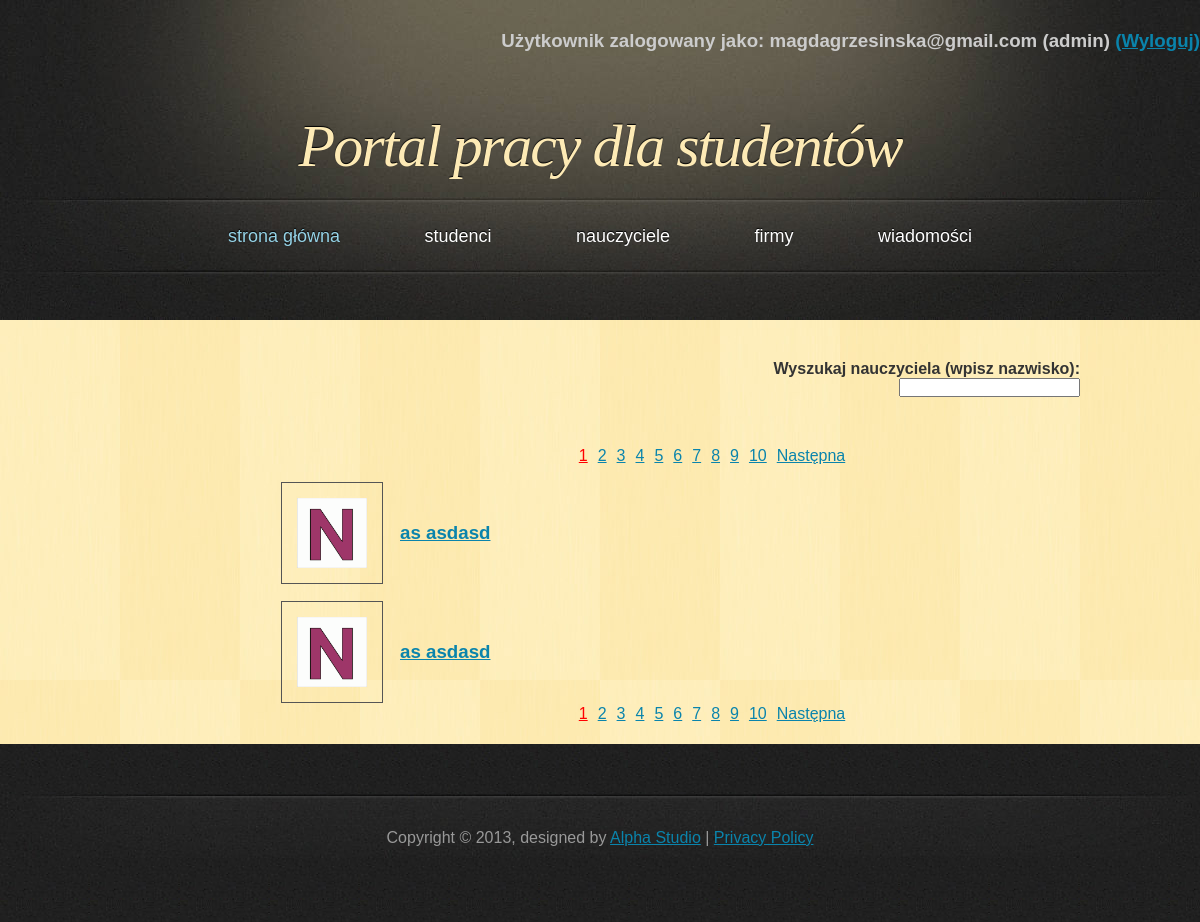
The page /PortalPracy/php/list_teacher.php (signed in) on the database its author committed.
### tables this page shows
CREATE TABLE IF NOT EXISTS `teacher` (
  `teacher_id` int(11) NOT NULL AUTO_INCREMENT,
  `name` varchar(45) NOT NULL,
  `last_name` varchar(45) NOT NULL,
  `academic_degree` varchar(45) NOT NULL,
  `telephone` int(11) NOT NULL,
  `e_mail` varchar(50) NOT NULL,
  `password` varchar(100) NOT NULL,
  `active` tinyint(1) NOT NULL,
  `account_creation_date` date NOT NULL,
  PRIMARY KEY (`teacher_id`)
);

### PortalPracy/php/classDatabase.php (called while the page is built, shortened)
<?php
class Database {
    private $db;
    function __construct() {
        $this->server = 'localhost';
        $this->user = 'root';
        $this->password = '';
        $this->basename = 'data_base';
        $this->db = new mysqli($this->server, $this->user, $this->password, $this->basename);
        if ($this->db->connect_error) {
            die('Blad polaczenia z baza danych (' . $this->db->connect_errno . ') ' . $this->db->connect_error);
        } else {
            $this->db->query("SET NAMES 'utf8'");
        }
    }
    function get_teacher_list($start, $onpage) {
        if ($result = $this->db->query("SELECT * FROM `teacher` ORDER BY `last_name` LIMIT $start, $onpage")) {
            return $result;
        }
    }
    function get_teacher_number() {
        if ($result = $this->db->query("SELECT * FROM `teacher`")) {
            $all = $result->num_rows;
        }
        return $all;
    }
}

### PortalPracy/php/list_teacher.php (the view, shortened to what this page needs)
<!DOCTYPE html>
<html>
    <head>
        <link href="../css/style.css" rel="stylesheet" type="text/css" />
    </head>
    <body>
        <div id="header">
            <?php
            include_once 'classPage.php';
            $page = new Page;
            $page->dologinfo();
            ?>
            <h1><a href="index.php">Portal pracy dla studentów</a></h1>
        </div>
        <?php
        $page->domenu();
        ?>
        <div id="main">
            <div id="content">
                <?php
                if (isset($_SESSION['name'])) {
                    ?>
                    <div class="search">
                        <h4>Wyszukaj nauczyciela (wpisz nazwisko):</h4>
                        <form>
                            <span class='tooltips'><input type="text" onkeyup="show_hint(this.value, 'hint_teacher.php?q=')">
                            </span>
                        </form>
                    </div>
                    <?php
                    include_once 'classDatabase.php';
                    $db = new Database();
                    $onpage = 2;
                    $all = $db->get_teacher_number();
                    $start = $page->dopaging($onpage, $all, "list_teacher.php?");
                    $result = $db->get_teacher_list($start, $onpage);
                    echo "<table><tbody>";
                    while ($obj = $result->fetch_object()) {
                        echo "<tr>";
                        echo "<td><a href='profile_teacher.php?id=" . $obj->teacher_id . "'><img src='../images/n_image.gif' class='mini_photo'/></a></td>";
                        echo "<td><a href='profile_teacher.php?id=" . $obj->teacher_id . "'><h3>" . $obj->name . " " . $obj->last_name . "</h3></a></td>";
                        echo "</tr>";
                    }
                    echo "</tbody></table>";
                } else {
                    echo "<h3>Aby zobaczyć listę nauczycieli, musisz się <a href='login.php'>zalogować</a></h3>";
                }
                ?>
            </div>
            <div id="sidebar">
            </div>
            <div class="clearing">&nbsp;</div>
        </div>
    </body>
</html>

### PortalPracy/css/style.css (style rules this page uses)
* { margin: 0; padding: 0; }
body { font: 16px "Trebuchet MS", Arial, Helvetica, sans-serif; color: #333333; background: #202020 url('../images/bg.jpg'); }
h1, h2 { font-family: Georgia, Times, serif; font-weight: normal; font-style: italic; }
h1 { font-size: 3em; letter-spacing: -2px; }
a { text-decoration: underline; color: #0A84AC; }
img { border: 1px solid #555555; }
#header, #menu, #footer { margin: 0 auto; width: 1200px; }
#header { height: 197px; background: #202020 url('../images/header.jpg'); }
#header h1 { font-size: 60px; text-align: center; text-shadow: 0px -1px 1px #000000; color: #FDEAB5; padding-top: 60px; }
#header h1 a { text-decoration: none; color: #FDEAB5; }
#main { width: 1120px; margin: 0 auto 50px auto; padding: 40px 40px 0 40px; background: #FEEBB2 url('../images/main.jpg'); }
#content { float: right; width: 80%; padding: 0 0 20px 0; }
#sidebar { float: left; width: 20%; padding: 0 0 20px 0; }
.clearing { clear: both; height: 1px; overflow: hidden; }
form { margin: 0; }
td { padding-left: 15px; padding-top: 15px; }
.mini_photo { width: 70px; height: 70px; padding: 15px; float: left; }
.search { text-align: right; margin: auto 80px 50px auto; }
span.tooltips { position: relative; display: inline; }

### rows shown on the page
teacher: name "as", last_name "asdasd"
teacher: name "as", last_name "asdasd"

### other values the page prints
$_SESSION['name'] "magdagrzesinska@gmail.com"
$_SESSION['usertype'] "admin"
